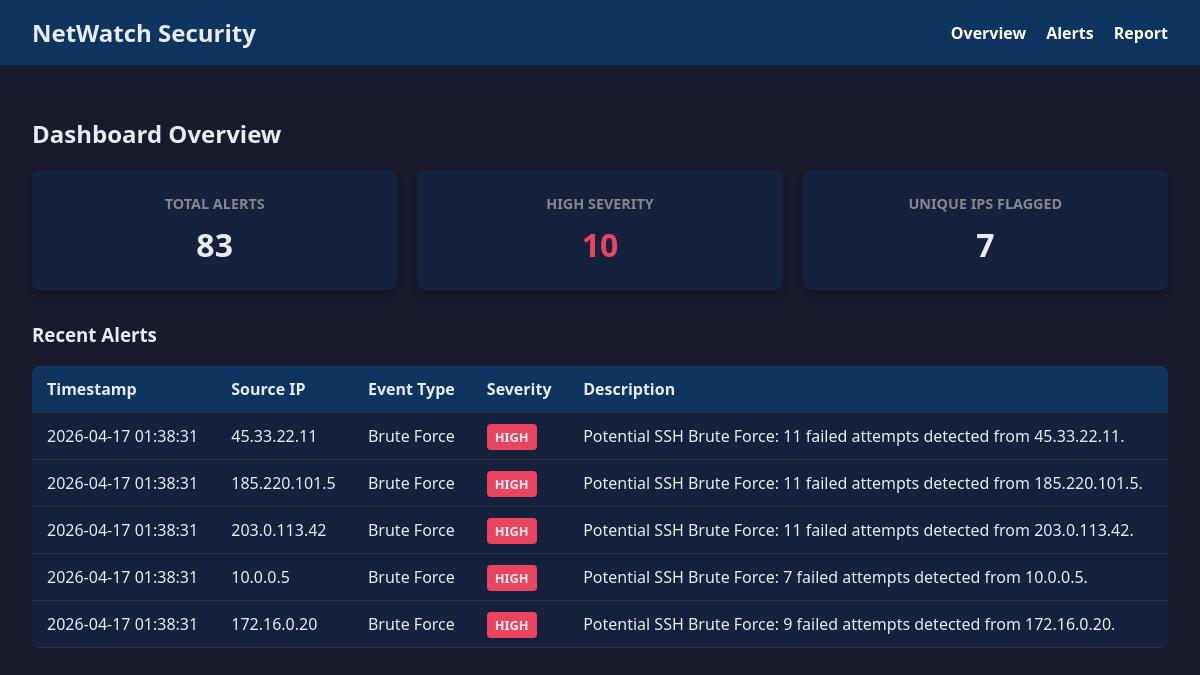
The page / on the database its author committed.
### tables this page shows
CREATE TABLE alerts (
            id INTEGER PRIMARY KEY AUTOINCREMENT,
            timestamp DATETIME DEFAULT CURRENT_TIMESTAMP,
            source_ip TEXT NOT NULL,
            event_type TEXT NOT NULL,
            severity TEXT NOT NULL,
            description TEXT NOT NULL
        );

### app.py (the view)
@app.route('/')
def index():
    stats = database.get_alert_stats()
    all_alerts = database.get_all_alerts()
    recent_alerts = all_alerts[:5]  # Last 5 alerts
    return render_template('index.html', stats=stats, recent_alerts=recent_alerts)

### database.py (called while the page is built)
def get_all_alerts():
    conn = sqlite3.connect(DB_PATH)
    conn.row_factory = sqlite3.Row
    cursor = conn.cursor()
    cursor.execute('SELECT * FROM alerts ORDER BY timestamp DESC')
    alerts = cursor.fetchall()
    conn.close()
    return alerts

def get_alert_stats():
    conn = sqlite3.connect(DB_PATH)
    cursor = conn.cursor()
    stats = {}
    cursor.execute('SELECT COUNT(*) FROM alerts')
    stats['total'] = cursor.fetchone()[0]
    cursor.execute('SELECT severity, COUNT(*) FROM alerts GROUP BY severity')
    stats['severity_counts'] = dict(cursor.fetchall())
    cursor.execute('SELECT COUNT(DISTINCT source_ip) FROM alerts')
    stats['unique_ips'] = cursor.fetchone()[0]
    conn.close()
    return stats

### templates/index.html (shortened to what this page needs)
<!DOCTYPE html>
<html lang="en">
<head>
</head>
<body>
    <nav>
        <h1>NetWatch Security</h1>
        <ul>
            <li><a href="/">Overview</a></li>
            <li><a href="/alerts">Alerts</a></li>
            <li><a href="/report">Report</a></li>
        </ul>
    </nav>
    <div class="container">
        <h2>Dashboard Overview</h2>
        <div class="stats-grid">
            <div class="stat-card">
                <h3>Total Alerts</h3>
                <p>{{ stats.total }}</p>
            </div>
            <div class="stat-card">
                <h3>High Severity</h3>
                <p style="color: var(--high-severity)">{{ stats.severity_counts.get('HIGH', 0) }}</p>
            </div>
            <div class="stat-card">
                <h3>Unique IPs Flagged</h3>
                <p>{{ stats.unique_ips }}</p>
            </div>
        </div>
        <h3>Recent Alerts</h3>
        <table>
            <thead>
                <tr>
                    <th>Timestamp</th>
                    <th>Source IP</th>
                    <th>Event Type</th>
                    <th>Severity</th>
                    <th>Description</th>
                </tr>
            </thead>
            <tbody>
                {% if recent_alerts %}
                    {% for alert in recent_alerts %}
                    <tr>
                        <td>{{ alert.timestamp }}</td>
                        <td>{{ alert.source_ip }}</td>
                        <td>{{ alert.event_type }}</td>
                        <td><span class="badge badge-{{ alert.severity.lower() }}">{{ alert.severity }}</span></td>
                        <td>{{ alert.description }}</td>
                    </tr>
                    {% endfor %}
                {% else %}
                    <tr>
                        <td colspan="5" style="text-align: center;">No alerts detected yet.</td>
                    </tr>
                {% endif %}
            </tbody>
        </table>
    </div>
</body>
</html>

### templates/index.html (style rules this page uses)
:root { --bg-color: #1a1a2e; --card-bg: #16213e; --text-color: #e9ecef; --accent-color: #0f3460; --high-severity: #e94560; --med-severity: #f0a500; --low-severity: #00d1b2; }
body { font-family: 'Segoe UI', Tahoma, Geneva, Verdana, sans-serif; background-color: var(--bg-color); color: var(--text-color); margin: 0; padding: 0; }
nav { background-color: var(--accent-color); padding: 1rem 2rem; display: flex; justify-content: space-between; align-items: center; }
nav h1 { margin: 0; font-size: 1.5rem; }
nav ul { list-style: none; display: flex; gap: 20px; margin: 0; }
nav a { color: white; text-decoration: none; font-weight: bold; }
.container { padding: 2rem; max-width: 1200px; margin: auto; }
.stats-grid { display: grid; grid-template-columns: repeat(auto-fit, minmax(250px, 1fr)); gap: 20px; margin-bottom: 2rem; }
.stat-card { background-color: var(--card-bg); padding: 1.5rem; border-radius: 8px; text-align: center; box-shadow: 0 4px 6px rgba(0,0,0,0.3); }
.stat-card h3 { margin: 0; color: #888; font-size: 0.9rem; text-transform: uppercase; }
.stat-card p { margin: 10px 0 0; font-size: 2rem; font-weight: bold; }
table { width: 100%; border-collapse: collapse; background-color: var(--card-bg); border-radius: 8px; overflow: hidden; }
th, td { padding: 12px 15px; text-align: left; border-bottom: 1px solid #2d3436; }
th { background-color: #0f3460; }
.badge { padding: 4px 8px; border-radius: 4px; font-size: 0.8rem; font-weight: bold; text-transform: uppercase; }
.badge-high { background-color: var(--high-severity); }

### rows shown on the page
alerts: timestamp "2026-04-17 01:38:31", source_ip "45.33.22.11", event_type "Brute Force", severity "HIGH", description "Potential SSH Brute Force: 11 failed attempts detected from 45.33.22.11."
alerts: timestamp "2026-04-17 01:38:31", source_ip "185.220.101.5", event_type "Brute Force", severity "HIGH", description "Potential SSH Brute Force: 11 failed attempts detected from 185.220.101.5."
alerts: timestamp "2026-04-17 01:38:31", source_ip "203.0.113.42", event_type "Brute Force", severity "HIGH", description "Potential SSH Brute Force: 11 failed attempts detected from 203.0.113.42."
alerts: timestamp "2026-04-17 01:38:31", source_ip "10.0.0.5", event_type "Brute Force", severity "HIGH", description "Potential SSH Brute Force: 7 failed attempts detected from 10.0.0.5."
alerts: timestamp "2026-04-17 01:38:31", source_ip "172.16.0.20", event_type "Brute Force", severity "HIGH", description "Potential SSH Brute Force: 9 failed attempts detected from 172.16.0.20."

### other values the page prints
{{ stats.total }} "83"
{{ stats.severity_counts.get('HIGH', 0) }} "10"
{{ stats.unique_ips }} "7"
